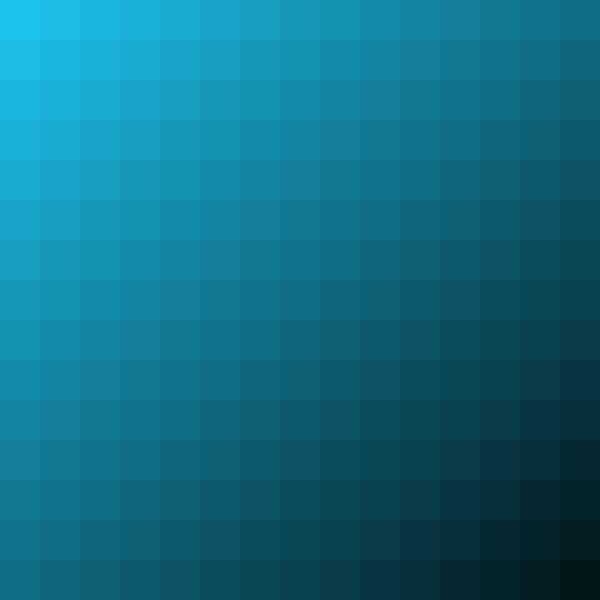
Frame 1 (no input)
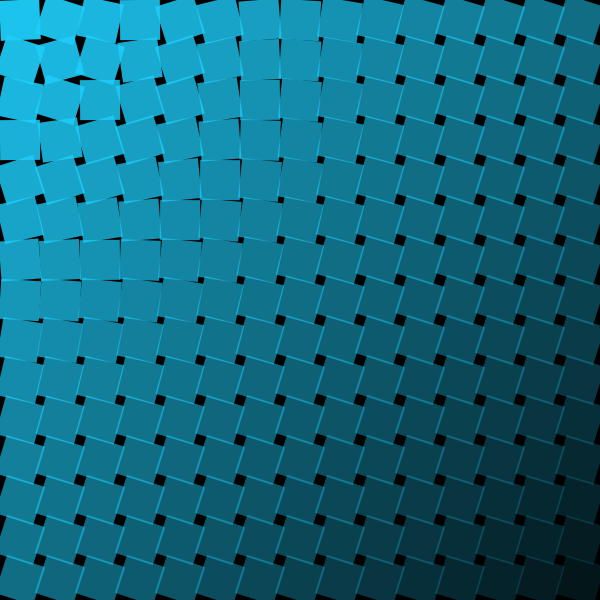
Frame 60 (the mouse pressed at the canvas centre just before this capture)
Frame 120 (the mouse held since frame 60 and released just before this capture): identical to frame 1, image omitted

The Processing sketch that drew these frames (run headless with seeded random() and noise(); from frame 60 on, the mouse is pressed at the canvas centre):

// Processing sketch: processing_156894
// ── processing_156894.pde

//Day 32


ArrayList<Object> objects;

void setup() {
  size(600, 600);
  smooth();
  objects = new ArrayList<Object>();
  
  for (int i = 0; i < width/40; i++) {
    for (int j = 0; j < height/40; j++) {
  objects.add( new Object(new PVector(20 + 40*i, 20 + 40*j)));
  }
  }
}

void draw() {
  background(0);
  for (Object object : objects) {
  object.update();
  object.display();
  }
}

class Object {
  
  PVector position;
  float distance;
  float angle;
  float amp;
  float ang = 0;
  float angVel = 0.1;
  float shade = 255;
  int w = 40;
  
  Object(PVector p_) {
    position = p_;
    angle = 0;
    amp = 0;
  }
  
  void display() {
    pushMatrix();
    translate(position.x, position.y);
    rotate(angle);
    rectMode(CENTER);
    noStroke();
    shade = map(position.x, 0, width, 125, 10)+ map(position.y, 0, height, 125, 10);
    fill(30, 205,250, shade );
    rect(0, 0, w, w);
    popMatrix();
  }
  
  void update() {
   PVector m = new PVector(mouseX, mouseY);
   distance = position.dist(m);
   float d = constrain(distance, 40, 2*width);
   if (mousePressed) {
     angle = 0;
   ang = 0;}
     else{
   amp = 15/(d);
   angle = PI/10*sin(ang);
   ang += amp;
     }
  }
    
}
